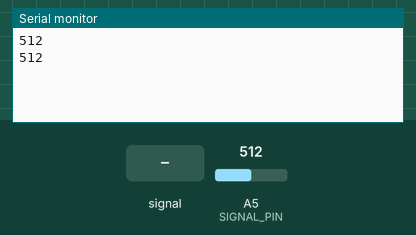
Bench run of a sketch on a simulated Arduino Uno, built with avr-gcc and run on an emulated ATmega328P. Shown: the last lines printed to the serial monitor. The test bench sets the inputs (shaded band); at power-on: A5 (SIGNAL_PIN) = 512.

Above: at 3.8 s.
3.9 s: A5 (SIGNAL_PIN) fed a 200 Hz sine of ±81 counts around its level
At 6.5 s:
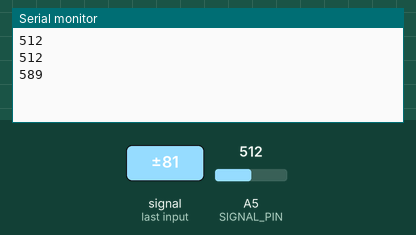
7.8 s: A5 (SIGNAL_PIN) set to 716
At 10.3 s:
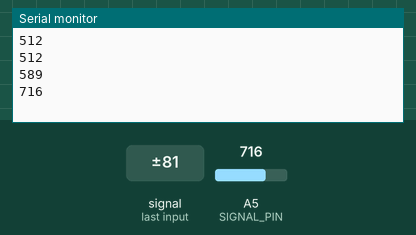
11.7 s: A5 (SIGNAL_PIN) fed a 1000 Hz sine of ±255 counts around its level
At 13.0 s:
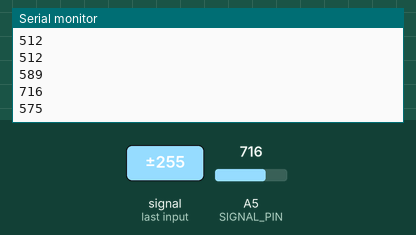
15.6 s: A5 (SIGNAL_PIN) set to 900
At 19.5 s:
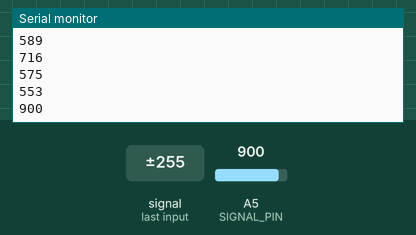
Timing chart, 0 to 20.5 s (numbered marks = the images above; inputs shaded):
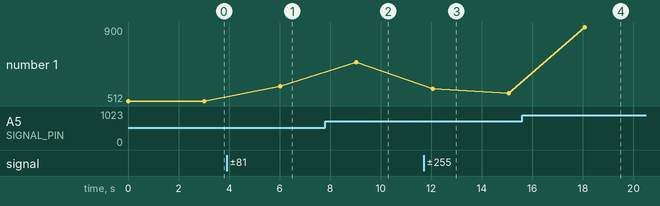

The sketch:

waterlevel.ino
```cpp
#define POWER_PIN  7
#define SIGNAL_PIN A5

int value = 0; // variable to store the sensor value

void setup() {
  Serial.begin(9600);
  pinMode(POWER_PIN, OUTPUT);   // configure D7 pin as an OUTPUT
  digitalWrite(POWER_PIN, LOW); // turn the sensor OFF
}

void loop() {
  digitalWrite(POWER_PIN, HIGH);  // turn the sensor ON
  delay(10);                      // wait 10 milliseconds
  value = analogRead(SIGNAL_PIN); // read the analog value from sensor
  digitalWrite(POWER_PIN, LOW);   // turn the sensor OFF
  Serial.println(value);

  delay(3000);
}
```

Measured:
- after the input at 3.9 s, the serial monitor: prints a new line after 2.1 s (image 1)
- after the input at 7.8 s, the serial monitor: prints a new line after 1.2 s (image 2)
- after the input at 11.7 s, the serial monitor: prints a new line after 0.35 s (image 3)
- after the input at 15.6 s, the serial monitor: prints a new line after 2.5 s (image 4)
- plotted number 1: 512 → 589 after the input at 3.9 s, 589 → 716 after the input at 7.8 s, 716 → 553 after the input at 11.7 s, 553 → 900 after the input at 15.6 s
